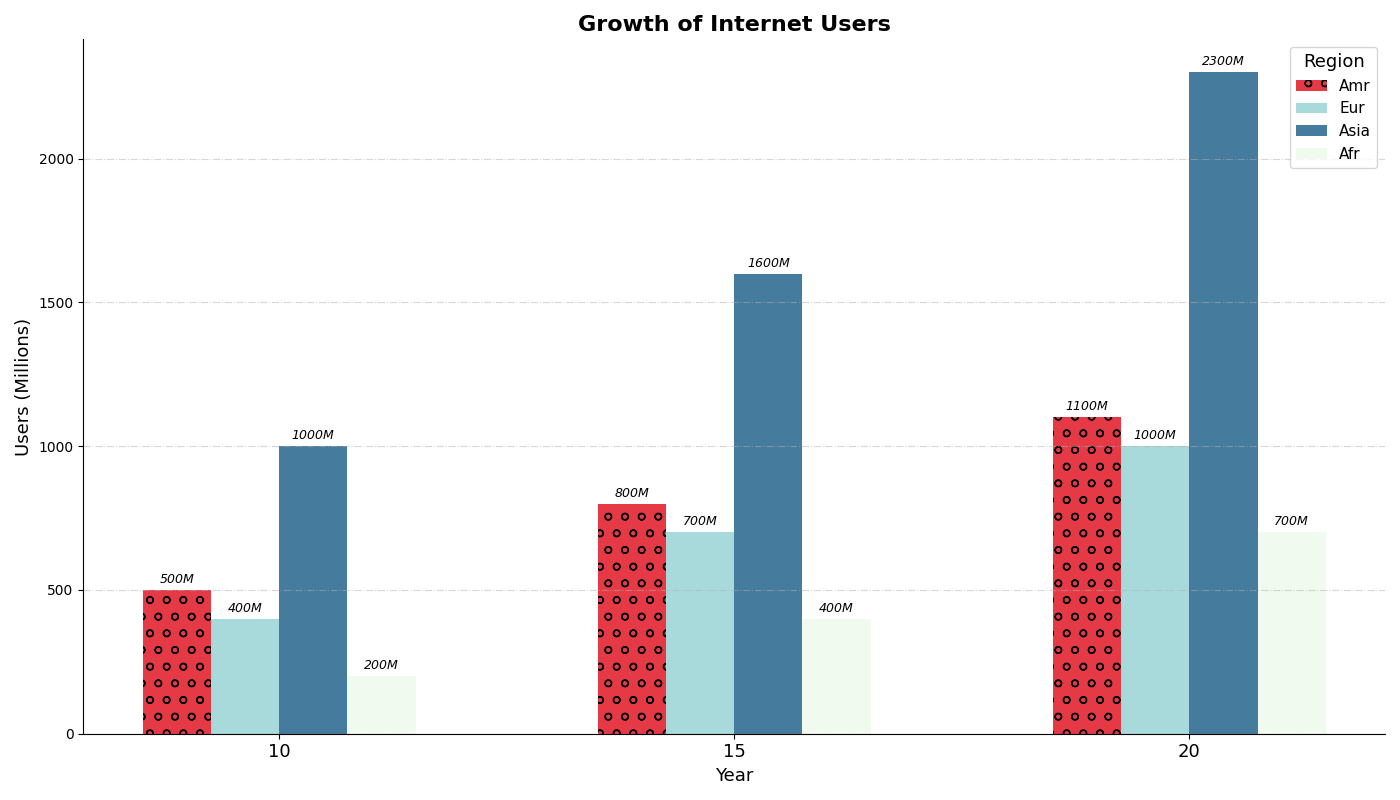

Write the Python code that produced this figure.
import matplotlib.pyplot as plt
import numpy as np

regions = ['Amr', 'Eur', 'Asia', 'Afr']
years = ['10', '15', '20']

internet_users = [
    [500, 800, 1100],  
    [400, 700, 1000],  
    [1000, 1600, 2300],
    [200, 400, 700] 
]

colors = ['#e63946', '#a8dadc', '#457b9d', '#f1faee']  # Rearrange color order

fig, ax = plt.subplots(figsize=(14, 8))

bar_width = 0.15
ind = np.arange(len(years))

# Alter the order of markers
markers = ['o', 'v', 's', '^']

for i, (region, color, marker) in enumerate(zip(regions, colors, markers)):
    bar_positions = ind + i * bar_width
    bars = ax.bar(bar_positions, internet_users[i], bar_width, color=color, label=region, hatch=marker)
    
    for bar in bars:
        height = bar.get_height()
        ax.annotate(f'{height}M',
                    xy=(bar.get_x() + bar.get_width() / 2, height),
                    xytext=(0, 3),
                    textcoords="offset points",
                    ha='center', va='bottom', fontsize=9, fontstyle='italic')  # Change font style

ax.set_xlabel('Year', fontsize=13)  # Change label
ax.set_xticks(ind + bar_width * (len(regions) - 1) / 2)
ax.set_xticklabels(years, fontsize=13)
ax.set_ylabel('Users (Millions)', fontsize=13)  # Change label
ax.set_title('Growth of Internet Users', fontsize=16, fontweight='bold')

ax.legend(title='Region', fontsize=11, title_fontsize='13', loc='upper right')  # Change legend location
ax.yaxis.grid(True, linestyle='-.', alpha=0.5)  # Change grid style
ax.spines['top'].set_visible(False)  # Remove top border
ax.spines['right'].set_visible(False)  # Remove right border

plt.tight_layout()
plt.show()
